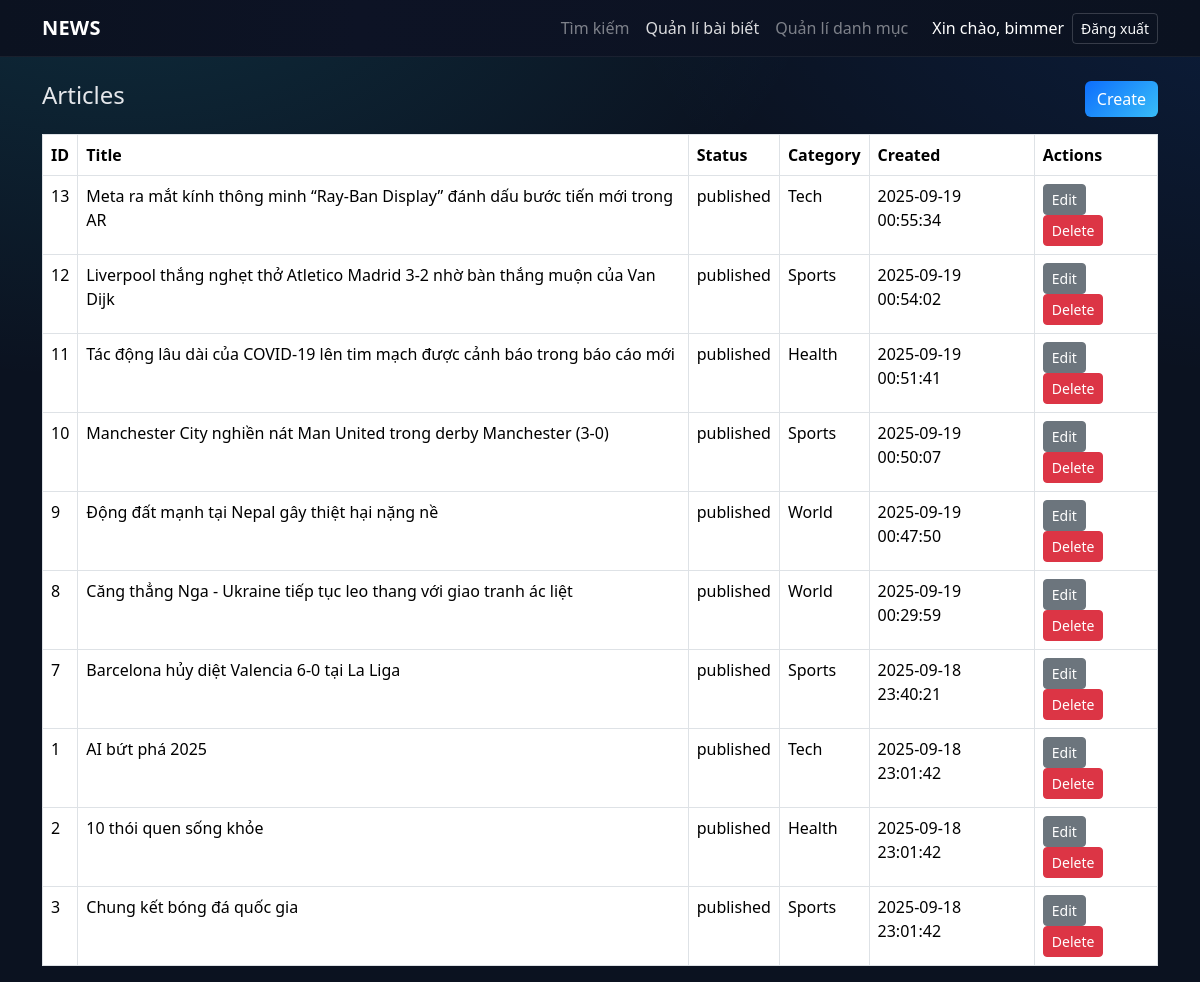
/news_web/public/admin/articles (signed in), run on an earlier commit of the app's database.
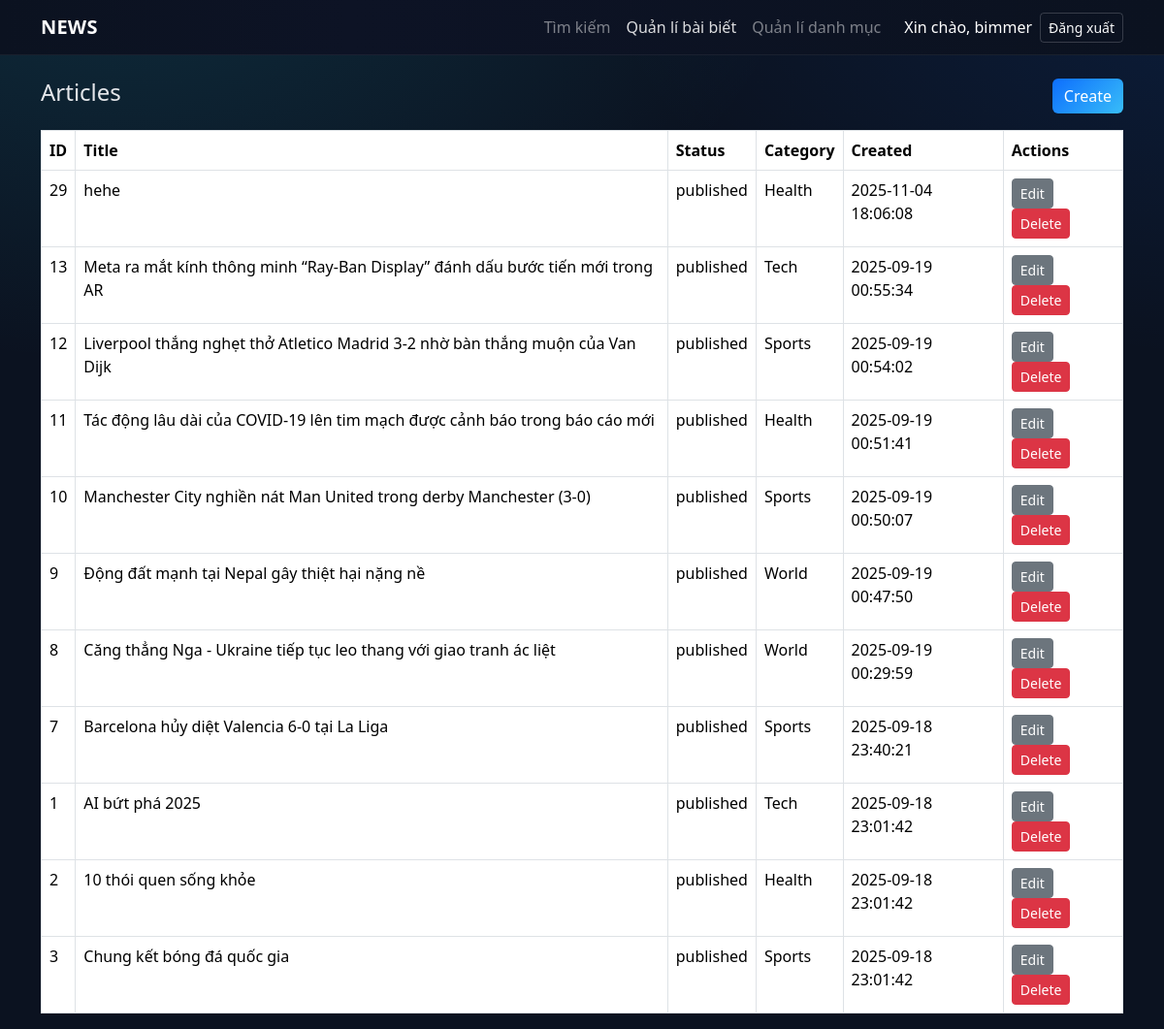
And on a later commit of the database.
### tables this page shows
CREATE TABLE `articles` (
  `article_id` int(11) NOT NULL,
  `user_id` int(11) NOT NULL,
  `category_id` int(11) DEFAULT NULL,
  `title` varchar(255) NOT NULL,
  `summary` text DEFAULT NULL,
  `status` enum('draft','published','archived') DEFAULT 'draft',
  `created_at` datetime DEFAULT current_timestamp(),
  `updated_at` datetime DEFAULT current_timestamp() ON UPDATE current_timestamp()
);

CREATE TABLE `categories` (
  `category_id` int(11) NOT NULL,
  `category_name` varchar(100) NOT NULL,
  `description` text DEFAULT NULL
);

### app/Config/config.php (called while the page is built)
<?php
return [
    'db' => [
        'host' => '127.0.0.1',
        'port' => 3306,
        'name' => 'news_portal',
        'user' => 'root',
        'pass' => '',
        'charset' => 'utf8mb4',
    ],
    'app' => [
        'base_url' => '/news_web/public',
        'debug' => true,
    ],
];

### app/Core/Controller.php (called while the page is built, shortened)
<?php
class Controller
{
    protected function view(string $template, array $data = []): void
    {
        extract($data);
        $baseUrl = (require __DIR__ . '/../Config/config.php')['app']['base_url'];
        include __DIR__ . '/../Views/layout/header.php';
        include __DIR__ . '/../Views/' . $template . '.php';
        include __DIR__ . '/../Views/layout/footer.php';
    }
}

### app/Controllers/AdminController.php (called while the page is built, shortened)
<?php
class AdminController extends Controller
{
    public function listArticles(): void
    {
        $pdo = Database::getConnection();
        $rows = $pdo->query(ArticleQueries::getAllArticlesForAdmin())->fetchAll();
        $this->view('admin/articles/index', ['rows' => $rows]);
    }
}

### public/index.php (called while the page is built, shortened)
<?php
require_once __DIR__ . '/../app/Core/Router.php';
require_once __DIR__ . '/../app/Core/Controller.php';
require_once __DIR__ . '/../app/Queries/ArticleQueries.php';
require_once __DIR__ . '/../app/Controllers/AdminController.php';
$router = new Router();
$router->get('/', [App\Controllers\HomeController::class, 'index']);
$router->get('/article/(\\d+)', [App\Controllers\ArticleController::class, 'show']);
$router->get('/category/(\\d+)', [App\Controllers\ArticleController::class, 'category']);
$router->get('/search', [App\Controllers\SearchController::class, 'index']);
$router->get('/user/(\\d+)', [App\Controllers\ProfileController::class, 'show']);
$router->get('/auth/login', [App\Controllers\AuthController::class, 'login']);
$router->post('/auth/login', [App\Controllers\AuthController::class, 'handleLogin']);
$router->get('/auth/register', [App\Controllers\AuthController::class, 'register']);
$router->post('/auth/register', [App\Controllers\AuthController::class, 'handleRegister']);
$router->post('/auth/logout', [App\Controllers\AuthController::class, 'logout']);
$router->get('/admin/categories', [App\Controllers\AdminController::class, 'listCategories']);
$router->get('/admin/categories/create', [App\Controllers\AdminController::class, 'createCategory']);
$router->post('/admin/categories/store', [App\Controllers\AdminController::class, 'storeCategory']);
$router->get('/admin/categories/(\\d+)/edit', [App\Controllers\AdminController::class, 'editCategory']);
$router->post('/admin/categories/(\\d+)/update', [App\Controllers\AdminController::class, 'updateCategory']);
$router->post('/admin/categories/(\\d+)/delete', [App\Controllers\AdminController::class, 'deleteCategory']);
$router->get('/admin/articles', [App\Controllers\AdminController::class, 'listArticles']);
$router->get('/admin/articles/create', [App\Controllers\AdminController::class, 'createArticle']);
$router->post('/admin/articles/store', [App\Controllers\AdminController::class, 'storeArticle']);
$router->get('/admin/articles/(\\d+)/edit', [App\Controllers\AdminController::class, 'editArticle']);
$router->post('/admin/articles/(\\d+)/update', [App\Controllers\AdminController::class, 'updateArticle']);
$router->post('/admin/articles/(\\d+)/delete', [App\Controllers\AdminController::class, 'deleteArticle']);
$router->post('/admin/articles/(\\d+)/publish', [App\Controllers\AdminController::class, 'publishArticle']);
$router->get('/api/articles', [App\Controllers\ApiController::class, 'articles']);
$router->get('/api/article/(\\d+)', [App\Controllers\ApiController::class, 'article']);
$router->get('/api/comments', [App\Controllers\ApiController::class, 'comments']);
$router->post('/api/comments', [App\Controllers\ApiController::class, 'createComment']);
$router->post('/api/toggle-like', [App\Controllers\ApiController::class, 'toggleLike']);
$router->dispatch($_SERVER['REQUEST_METHOD'], $_SERVER['REQUEST_URI']);

### app/Queries/ArticleQueries.php (called while the page is built, shortened)
<?php
class ArticleQueries
{
    public static function getAllArticlesForAdmin(): string
    {
        return "SELECT a.article_id, a.title, a.status, a.created_at, c.category_name
                FROM articles a LEFT JOIN categories c ON a.category_id=c.category_id
                ORDER BY a.created_at DESC";
    }
}

### app/Views/admin/articles/index.php (the view, shortened to what the changed rows need)
<div class="d-flex justify-content-between align-items-center mb-3">
    <h1 class="h4">Articles</h1>
    <a class="btn btn-primary" href="<?= htmlspecialchars($baseUrl) ?>/admin/articles/create">Create</a>
</div>
<table class="table table-bordered">
    <thead>
    <tr><th>ID</th><th>Title</th><th>Status</th><th>Category</th><th>Created</th><th>Actions</th></tr>
    </thead>
    <tbody>
    <?php foreach ($rows as $r): ?>
        <tr>
            <td><?= (int)$r['article_id'] ?></td>
            <td><?= htmlspecialchars($r['title']) ?></td>
            <td><?= htmlspecialchars($r['status']) ?></td>
            <td><?= htmlspecialchars($r['category_name'] ?? '—') ?></td>
            <td><?= htmlspecialchars($r['created_at']) ?></td>
            <td>
                <a class="btn btn-sm btn-secondary" href="<?= htmlspecialchars($baseUrl) ?>/admin/articles/<?= (int)$r['article_id'] ?>/edit">Edit</a>
                <form method="post" action="<?= htmlspecialchars($baseUrl) ?>/admin/articles/<?= (int)$r['article_id'] ?>/delete" style="display:inline" onsubmit="return confirm('Delete?')">
                    <button class="btn btn-sm btn-danger">Delete</button>
                </form>
            </td>
        </tr>
    <?php endforeach; ?>
    </tbody>
</table>

### app/Core/Router.php (shortened to what the changed rows need)
<?php
class Router
{
    private array $routes = [
        'GET' => [],
        'POST' => [],
    ];
    public function get(string $pattern, $handler): void
    {
        $this->routes['GET'][$pattern] = $handler;
    }
    public function post(string $pattern, $handler): void
    {
        $this->routes['POST'][$pattern] = $handler;
    }
    public function dispatch(string $method, string $uri): void
    {
        $path = parse_url($uri, PHP_URL_PATH);
        $base = (require __DIR__ . '/../Config/config.php')['app']['base_url'];
        if ($base && str_starts_with($path, $base)) {
            $path = substr($path, strlen($base));
        }
        foreach ($this->routes[$method] as $pattern => $handler) {
            $regex = '#^' . $pattern . '$#';
            if (preg_match($regex, $path, $matches)) {
                array_shift($matches);
                if (is_array($handler)) {
                    [$class, $methodName] = $handler;
                    $controller = new $class();
                    call_user_func_array([$controller, $methodName], $matches);
                    return;
                } else {
                    call_user_func_array($handler, $matches);
                    return;
                }
            }
        }
    }
}

### app/Views/layout/header.php (shortened to what the changed rows need)
<!doctype html>
<html lang="vi">
<head>
    <link href="https://cdn.jsdelivr.net/npm/bootstrap@5.3.3/dist/css/bootstrap.min.css" rel="stylesheet">
    <link href="<?= htmlspecialchars($baseUrl) ?>/assets/css/style.css" rel="stylesheet">
</head>
<body>
<?php
$path = parse_url($_SERVER['REQUEST_URI'], PHP_URL_PATH);
$rel = $path;
$base = $baseUrl ?? '';
if ($base && str_starts_with($path, $base)) {
    $rel = substr($path, strlen($base));
}
$active = function(array $prefixes) use ($rel) {
    foreach ($prefixes as $p) {
        if ($p === '/' && $rel === '/') return ' active';
        if ($p !== '/' && strpos($rel, $p) === 0) return ' active';
    }
    return '';
};
?>
<nav class="navbar navbar-expand-lg navbar-dark mb-4">
    <div class="container">
        <a class="navbar-brand" href="<?= htmlspecialchars($baseUrl) ?>/">NEWS</a>
        <div class="collapse navbar-collapse" id="topnav">
            <ul class="navbar-nav ms-auto align-items-lg-center">
                <li class="nav-item"><a class="nav-link<?= $active(['/search']) ?>" href="<?= htmlspecialchars($baseUrl) ?>/search">Tìm kiếm</a></li>
                <li class="nav-item"><a class="nav-link<?= $active(['/admin/articles']) ?>" href="<?= htmlspecialchars($baseUrl) ?>/admin/articles">Quản lí bài biết</a></li>
                <li class="nav-item"><a class="nav-link<?= $active(['/admin/categories']) ?>" href="<?= htmlspecialchars($baseUrl) ?>/admin/categories">Quản lí danh mục</a></li>
                <?php if (!empty($_SESSION['user_id'])): ?>
                    <li class="nav-item text-white ms-lg-3">Xin chào, <?= htmlspecialchars($_SESSION['username'] ?? 'user') ?></li>
                    <li class="nav-item ms-lg-2">
                        <form class="d-inline" method="post" action="<?= htmlspecialchars($baseUrl) ?>/auth/logout">
                            <button class="btn btn-sm btn-outline-light">Đăng xuất</button>
                        </form>
                    </li>
                <?php else: ?>
                    <li class="nav-item"><a class="nav-link<?= $active(['/auth/login']) ?>" href="<?= htmlspecialchars($baseUrl) ?>/auth/login">Đăng nhập</a></li>
                    <li class="nav-item"><a class="nav-link<?= $active(['/auth/register']) ?>" href="<?= htmlspecialchars($baseUrl) ?>/auth/register">Đăng ký</a></li>
                <?php endif; ?>
            </ul>
        </div>
    </div>
</nav>
<div class="container">

What changed in the data, as far as the page shows it:
added articles: article_id "29", title "hehe", status "published", category.category_name "Health", created_at "2025-11-04 18:06:08"
